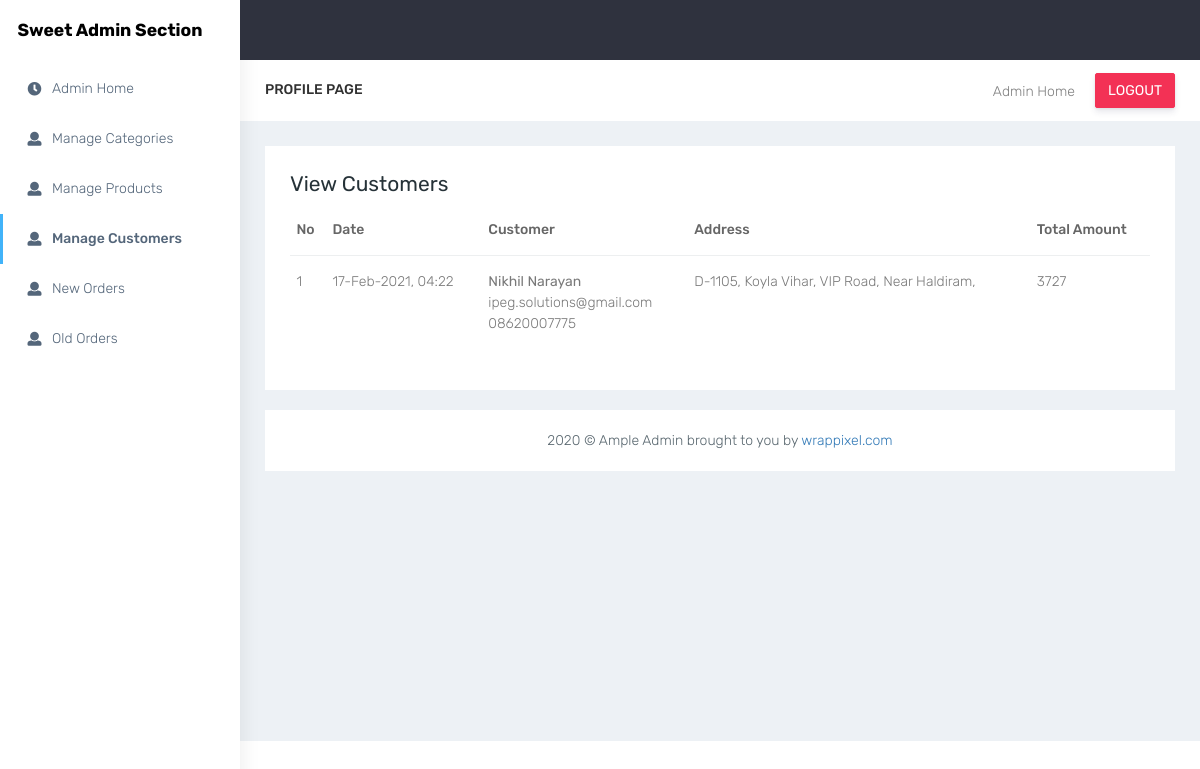
Page /administrator/manage_customers.php (signed in) on the committed database.
### tables this page shows
CREATE TABLE `customers` (
  `cust_id` int(11) NOT NULL,
  `fullname` varchar(50) NOT NULL,
  `email` varchar(50) NOT NULL,
  `password` varchar(50) NOT NULL,
  `phone` varchar(30) NOT NULL,
  `address` varchar(200) NOT NULL,
  `timestamp` varchar(20) NOT NULL
);

### administrator/manage_customers.php (the view, shortened to what this page needs)
<?php
include "lib/connection.php";
include "lib/header.php";
?>
            <div class="container-fluid">
                <div class="row">
                    <div class="col-lg-12 col-xlg-12 col-md-12">
                        <div class="card">
                            <div class="card-body">
                                <h3 class="box-title">View Customers</h3>
                            <div class="table-responsive">
                                <table class="table">
                                    <thead>
                                        <tr>
                                            <th class="border-top-0">No</th>
                                            <th class="border-top-0">Date</th>
                                            <th class="border-top-0">Customer</th>
                                            <th class="border-top-0">Address</th>
                                            <th class="border-top-0">Total Amount</th>
                                        </tr>
                                    </thead>
                                    <tbody>
    <?php
        $sql = "SELECT * FROM `customers` WHERE 1 ORDER BY `cust_id` DESC";
        $res = $db->query($sql);
        while($row = $res->fetch_array())
        {
            $total = 0;
            $sql2 = "SELECT * FROM `orders` WHERE `cust_id` = $row[cust_id]";
            $res2 = $db->query($sql2);
            while($row2 = $res2->fetch_array()) {
                $total += getOrderAmount($row2['order_id']);
            }
        print "
                <tr>
                    <td>$row[cust_id]</td>
                    <td>".date("d-M-Y, H:i",$row['timestamp'])."</td>
                    <td>
                    <b>$row[fullname]</b>
                    <br>$row[email]
                    <br>$row[phone]
                    </td>
                    <td>$row[address]</td>
                    <td>$total</td>
                </tr> ";
        }
    function getOrderAmount($order_id)
    {
        global $db;
        $total = 0;
        $sql = "SELECT * FROM `cart_items` WHERE `order_id` = '$order_id' ";
        $res = $db->query($sql);
        while($row = $res->fetch_array()) {
            $total += $row['quantity'] * $row['purchase_price'];
        }
        return $total;
    }
    ?>
                                    </tbody>
                                </table>
                            </div>
                        </div>
                    </div>
                </div>
            </div>
 <?php
 include "lib/footer.php";
 ?>

### rows in the picture
customers: cust_id "1", timestamp "17-Feb-2021, 04:22", fullname "Nikhil Narayan", email "ipeg.solutions@gmail.com", phone "08620007775", address "D-1105, Koyla Vihar, VIP Road, Near Haldiram,", total "3727"
